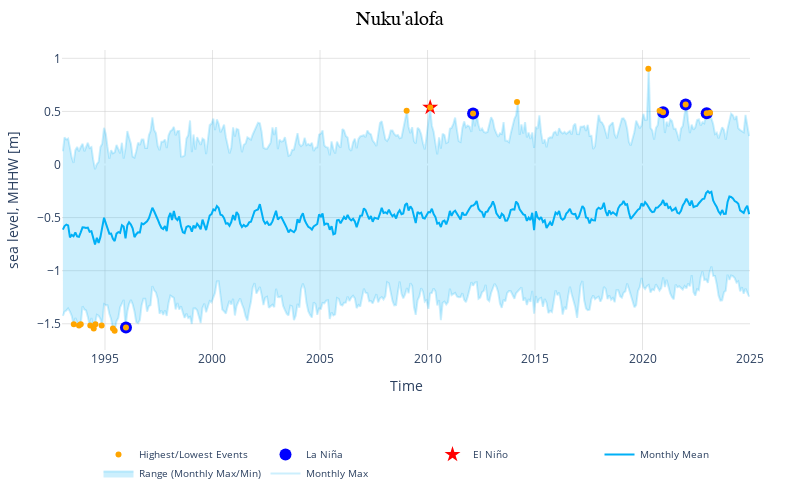

The notebook cell this image was saved under:
### Code cell
figly = make_plotlyFigure(rsl_monthly_mean, 
        rsl_monthly_max, rsl_monthly_min, 
        top_10_table, rsl_subset,1)

# change size of the plot
# figly.update_layout(autosize=True)
figly.update_layout(width=800, height=500,autosize=False)
station_name = str(rsl_subset['station_name'].isel(record_id=1).values)
# save the figure to the output folder
figname = 'SL_top_10_plot_' + station_name + '.html'

# remove commas from figname
figname = figname.replace(', ','_')
matrix_dir = Path('../../matrix/plotly')
pio.write_html(figly, str(matrix_dir / figname), auto_open=False)

figly.show()

### Figure 1 — Plotly figure (JSON) as saved in the notebook; plotly's stock layout.template omitted (floating-point values rounded to 4 significant figures; data arrays with more than 128 entries replaced by an {"elided": "..."} marker saying what was removed)
{"data": [{"line": {"color": "rgba(0,176,246,0.2)"}, "mode": "lines", "name": "Monthly Max", "showlegend": true, "type": "scatter", "x": {"elided": "384 str values"}, "y": {"elided": "384 float values"}}, {"fill": "tonexty", "fillcolor": "rgba(0,176,246,0.2)", "line": {"color": "rgba(0,176,246,0.2)"}, "mode": "lines", "name": "Range (Monthly Max/Min)", "showlegend": true, "type": "scatter", "x": {"elided": "384 str values"}, "y": {"elided": "384 float values"}}, {"line": {"color": "rgba(0,176,246,1)"}, "mode": "lines", "name": "Monthly Mean", "type": "scatter", "x": {"elided": "384 str values"}, "y": {"elided": "384 float values"}}, {"hoverinfo": "none", "marker": {"color": "red", "size": 12, "symbol": "star"}, "mode": "markers", "name": "El Niño", "type": "scatter", "x": ["2010-02-15T08:00:00"], "y": [0.538]}, {"hoverinfo": "none", "marker": {"color": "blue", "size": 12, "symbol": "circle"}, "mode": "markers", "name": "La Niña", "type": "scatter", "x": ["2022-01-03T07:00:00", "2020-12-15T07:00:00", "2022-12-26T09:00:00", "2012-02-14T00:00:00", "1995-12-23T14:00:00"], "y": [0.566, 0.493, 0.482, 0.48, -1.535]}, {"hovertemplate": "%{x}, %{y:.2f} m<extra></extra>", "marker": {"color": "orange", "size": 6, "symbol": "circle"}, "mode": "markers", "name": "Highest/Lowest Events", "type": "scatter", "x": ["2020-04-08T19:00:00", "2014-03-01T06:00:00", "2022-01-03T07:00:00", "2010-02-15T08:00:00", "2009-01-11T06:00:00", "2020-10-17T07:00:00", "2020-12-15T07:00:00", "2023-02-21T07:00:00", "2022-12-26T09:00:00", "2012-02-14T00:00:00", "1995-06-14T01:00:00", "1994-06-24T01:00:00", "1995-05-16T02:00:00", "1995-12-23T14:00:00", "1993-10-16T13:00:00", "1994-04-27T02:00:00", "1994-11-05T14:00:00", "1993-07-21T02:00:00", "1993-11-15T14:00:00", "1994-07-23T01:00:00"], "y": [0.902, 0.588, 0.566, 0.538, 0.507, 0.506, 0.493, 0.488, 0.482, 0.48, -1.565, -1.545, -1.545, -1.535, -1.515, -1.515, -1.515, -1.505, -1.505, -1.505]}], "layout": {"autosize": false, "height": 500, "legend": {"font": {"size": 10}, "orientation": "h", "x": 0.5, "xanchor": "center", "y": -0.3, "yanchor": "top"}, "margin": {"b": 100, "l": 50, "r": 50, "t": 50}, "plot_bgcolor": "white", "showlegend": true, "title": {"font": {"color": "black", "family": "Arial", "size": 20}, "text": "Nuku'alofa", "x": 0.5}, "width": 800, "xaxis": {"gridcolor": "rgb(200,200,200)", "gridwidth": 0.5, "range": ["1993-01-01", "2024-12-31"], "showgrid": true, "title": {"text": "Time"}}, "yaxis": {"gridcolor": "rgb(200,200,200)", "gridwidth": 0.5, "showgrid": true, "title": {"text": "sea level, MHHW [m]"}}}}
